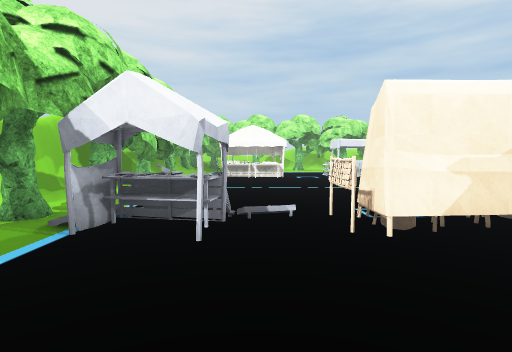
view 1 (above)

20 first-person views from a walk through a scene from a Unity 3-D project. The camera is 1.2 m above the floor, tilts 4° down and sees 80° across. The floor is counted in squares, 1 m on a side. Each view is taken from the middle of a square. On the plan, view 1 faces up. The plan holds only what a view shows up to about 13 squares ahead; the rest is blank. Some animated figures are not drawn. Some surface patterns are stand-ins.

view 2
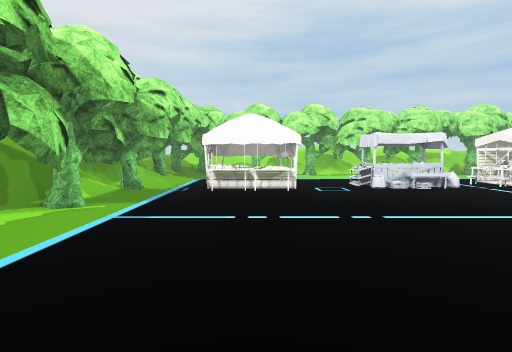

view 3
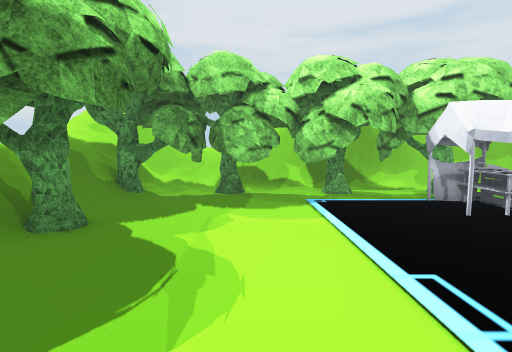

view 4
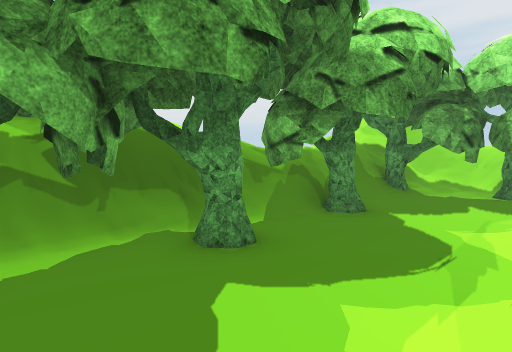

view 5
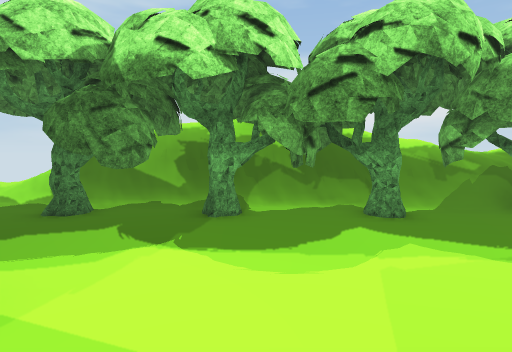

view 6
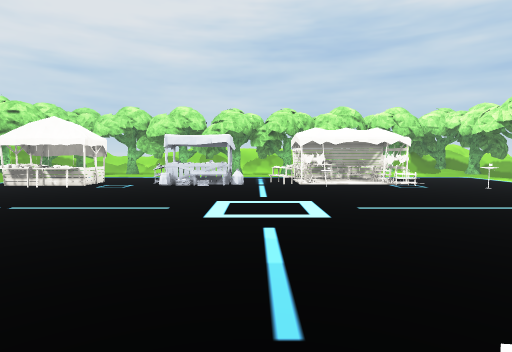

view 7
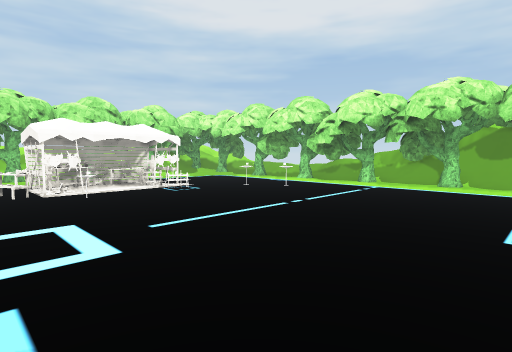

view 8
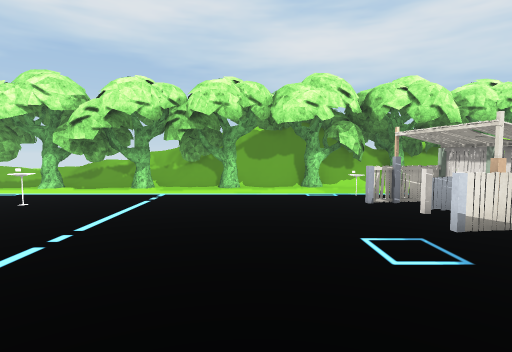

view 9
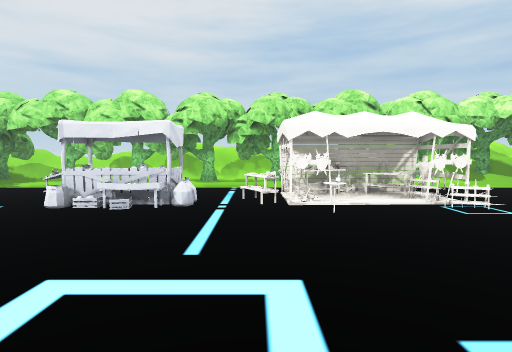

view 10
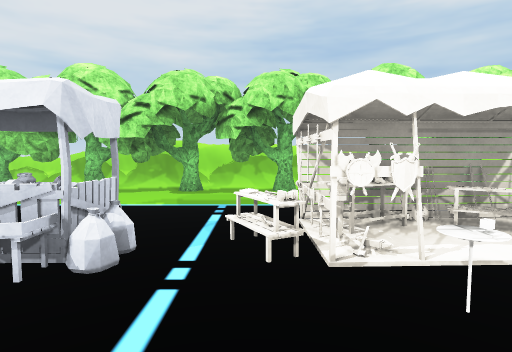

view 11
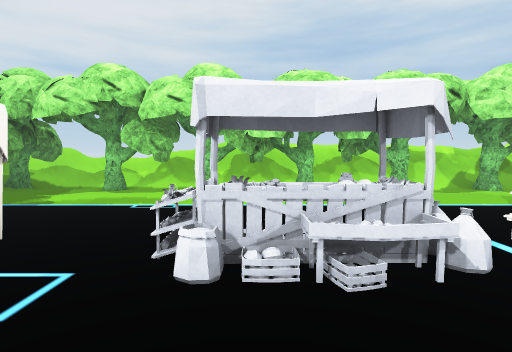

view 12
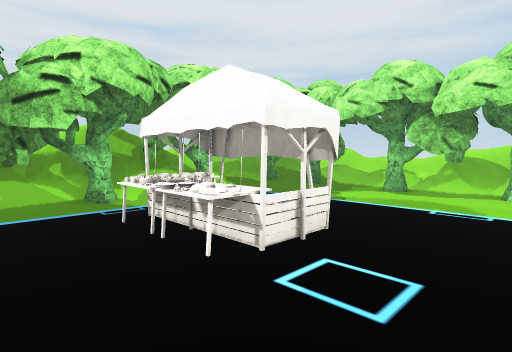

view 13
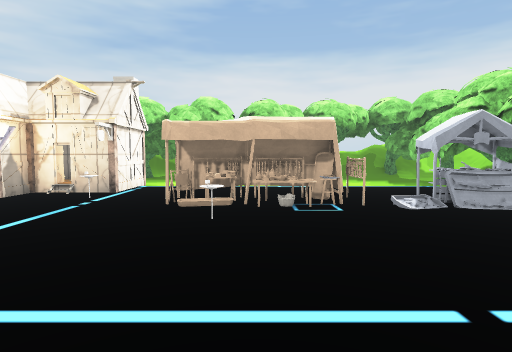

view 14
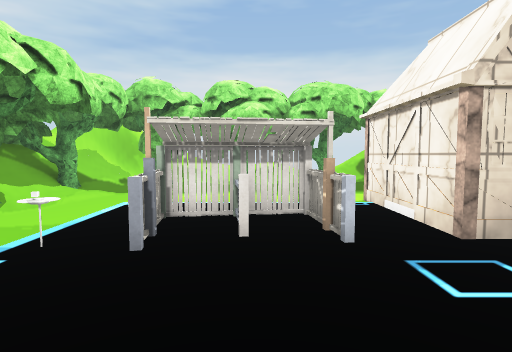

view 15
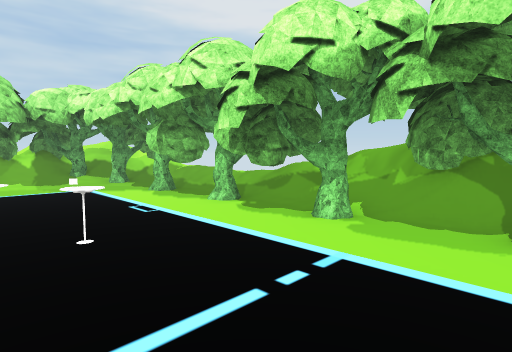

view 16
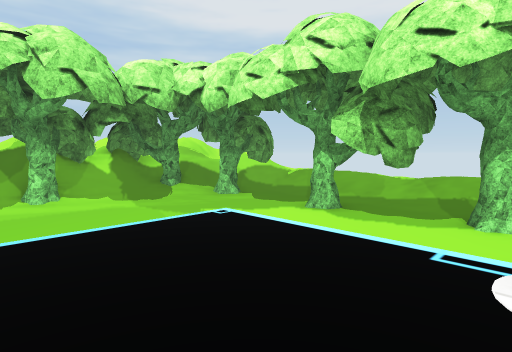

view 17
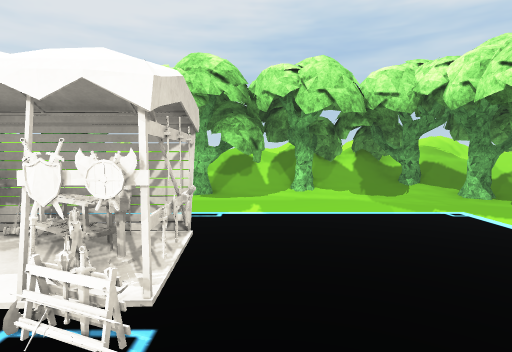

view 18
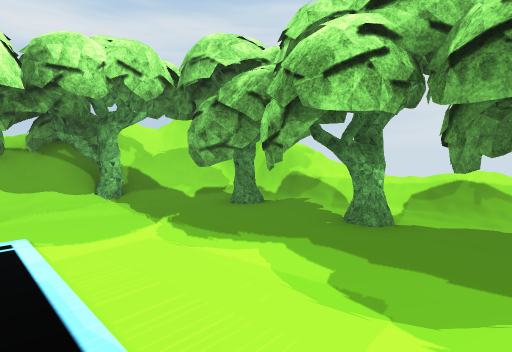

view 19
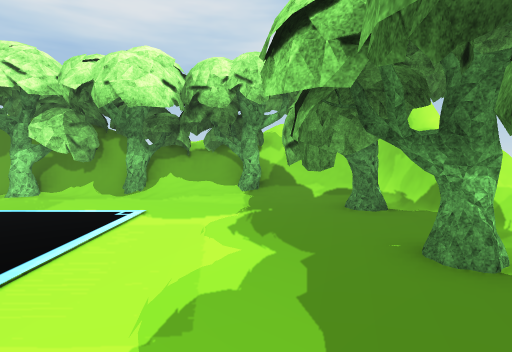

view 20
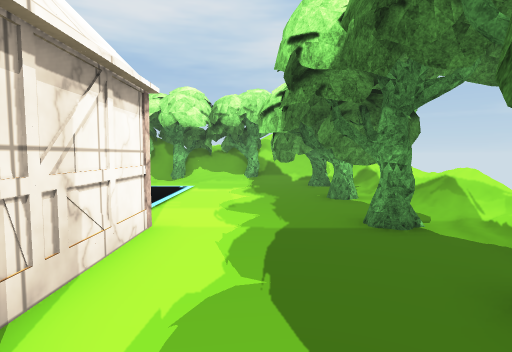

### Floor plan
Key: @ floor where view 1 was taken; # wall or solid block; . main floor; : floor 0.25 m higher than the main floor; + floor 0.5 m higher than the main floor; * floor 0.75 m higher than the main floor; % floor 1 m higher than the main floor; & floor 1.25 m higher than the main floor; / step, stairs or slope; = window, fence, low wall or low ledge; T tree; O other object.
Columns run from 7 left of view 1 to 24 right of it. Each row starts with its distance up from view 1.
 26    T///T+=#########     #    ==
 25    TT...TTT  T.TT#########TTT%%
 24     T..TTTTTTTTTTT..TTTTTTTT  T/
 23     T...TT.TTT.TTT...T#.T:/TTTT/
 22    TT...... .T..............TTT/
 21    :....... ................../*
 20    /..........................//
 19  #TT   .............OO......T.//
 18  #TTT. .....OOO..OOOOO.....TTTT/
 17  #TTTOOOO..OOOO.OOO.OO..... TTT/
 16 ##TT.OOOO..OOOO..OO.OO......TT//
 15  #TTT OOO.........O....O....TTT/
 14  #TTT...................O..TTT /
 13  #TT....................O..TTTT/
 12  #TT........................TTT/
 11  #TT.........................T#
 10  # TT.......................TT#
  9 ##TT. ......................TT#
  8 # ... .......... .............#
  7 #/... ......O....   ..........#
  6 #.TT#OO..OOOOO..... .........T#
  5 #.TTTOO.OOOOOO..O.O#O.O..OO.TT#
  4 #.TTTOO..OOOO...#.###.OOOO..#T#
  3 ##TTTT..........O## #.OOO....T##
  2 ##TTT...........## ##........T##
  1 ##TTT...........O###O........TT#
  0 ## TT..@.....................T##
 -1 #TTTT........................TT#
 -2 &TTTT...T..TT..#T.....TTTTTT./##
 -3 =# TT..TTTTTTTTTTT..TTTTTTTT.T##
 -4 ## TT TTTTTTTTTTTT..TT#TTT T:T#
 -5  ##T T#############TT  TTTT####
 -6                           ###

Positions as (right, up) in squares from view 1, and headings:
1: (0, 0), facing up
2: (0, 5), facing up
3: (5, 0), facing left
4: (6, 0), facing down-left
5: (6, 3), facing down
6: (8, 4), facing up
7: (8, 6), facing up-right
8: (10, 8), facing right
9: (9, 9), facing up
10: (9, 13), facing up
11: (5, 13), facing up
12: (4, 13), facing up-left
13: (4, 13), facing down
14: (16, 9), facing down
15: (16, 9), facing up-right
16: (15, 15), facing up-right
17: (15, 14), facing up
18: (14, 2), facing down-right
19: (13, -1), facing right
20: (8, -1), facing right
